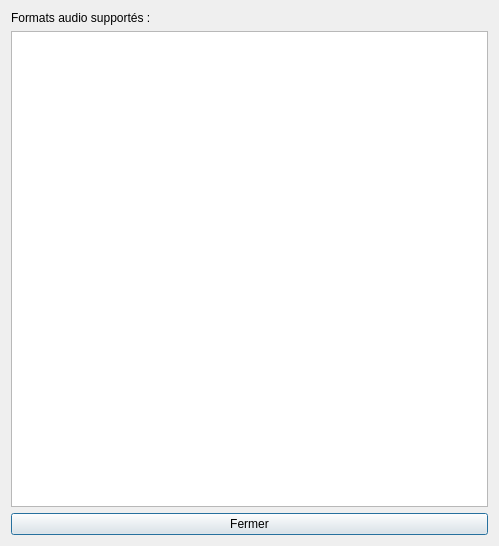
<?xml version="1.0" encoding="UTF-8"?>
<ui version="4.0">
 <class>AudioFormatsDialog</class>
 <widget class="QDialog" name="AudioFormatsDialog">
  <property name="geometry">
   <rect>
    <x>0</x>
    <y>0</y>
    <width>499</width>
    <height>546</height>
   </rect>
  </property>
  <property name="windowTitle">
   <string>Formats audio supportés</string>
  </property>
  <property name="windowIcon">
   <iconset resource="icons/icons.qrc">
    <normaloff>:/generic/generic/format.png</normaloff>:/generic/generic/format.png</iconset>
  </property>
  <layout class="QHBoxLayout" name="horizontalLayout">
   <item>
    <layout class="QVBoxLayout" name="main_layout">
     <item>
      <widget class="QLabel" name="label">
       <property name="text">
        <string>Formats audio supportés :</string>
       </property>
      </widget>
     </item>
     <item>
      <widget class="QListWidget" name="formats_list">
       <property name="toolTip">
        <string>Liste des formats de fichier audio supportés par le lecteur.</string>
       </property>
      </widget>
     </item>
     <item>
      <widget class="QPushButton" name="button_close">
       <property name="toolTip">
        <string>Fermer</string>
       </property>
       <property name="text">
        <string>Fermer</string>
       </property>
      </widget>
     </item>
    </layout>
   </item>
  </layout>
 </widget>
 <resources>
  <include location="icons/icons.qrc"/>
 </resources>
 <connections>
  <connection>
   <sender>button_close</sender>
   <signal>clicked()</signal>
   <receiver>AudioFormatsDialog</receiver>
   <slot>close()</slot>
   <hints>
    <hint type="sourcelabel">
     <x>249</x>
     <y>519</y>
    </hint>
    <hint type="destinationlabel">
     <x>249</x>
     <y>272</y>
    </hint>
   </hints>
  </connection>
 </connections>
</ui>
